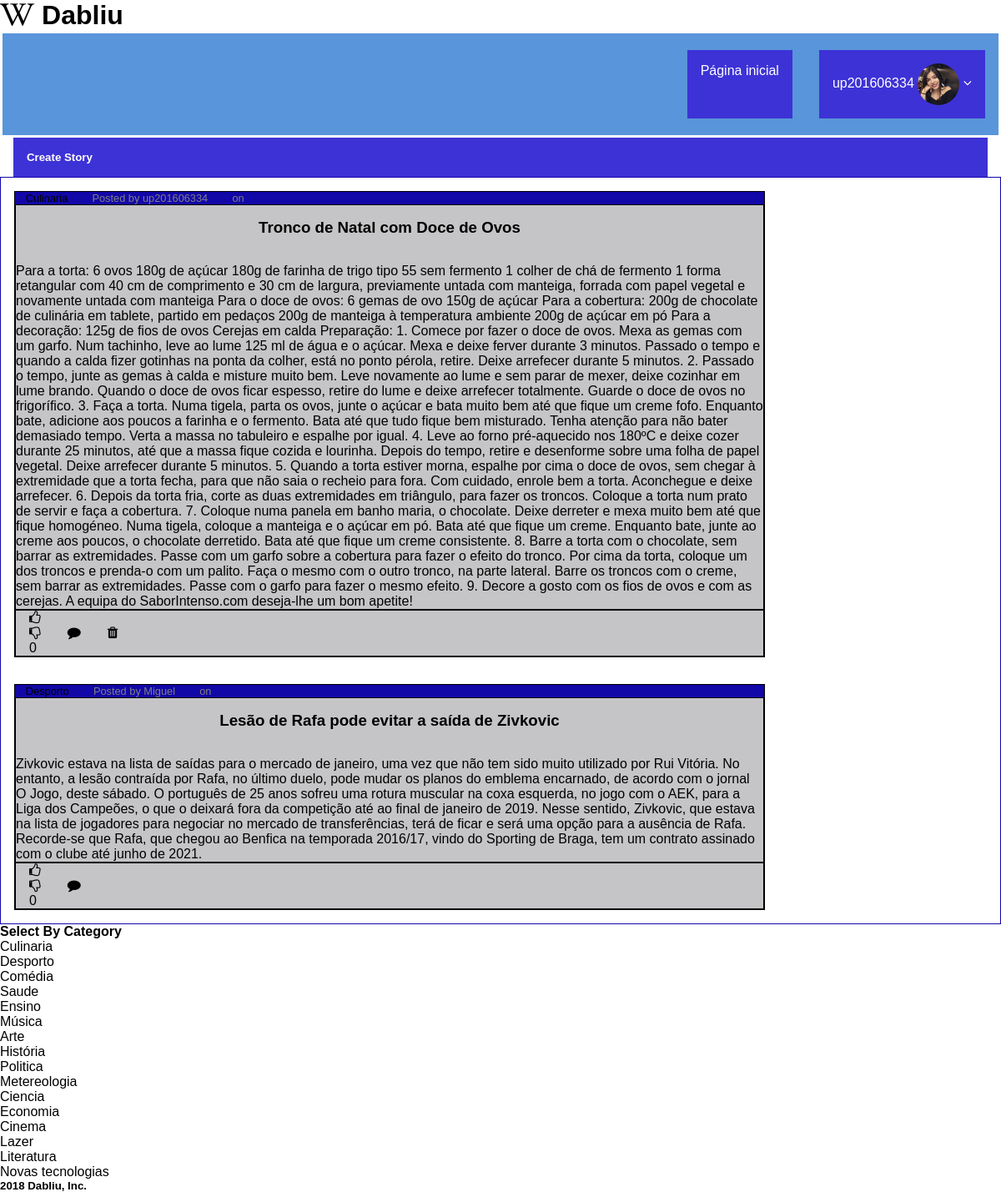
The page /pages/inicialpage.php (signed in) on the database its author committed.
### tables this page shows
CREATE TABLE Post (
    Title VARCHAR,
    Dados VARCHAR,
    postID   INTEGER PRIMARY KEY,
    CategoryName TEXT REFERENCES Category(CategoryName),
    username TEXT REFERENCES user(username),
    up INTEGER,
    down INTEGER,
    pDate Date

);

CREATE TABLE Category (
    CategoryName   TEXT PRIMARY KEY 

);

### database/db_story.php (called while the page is built, shortened)
<?php
function getAllStories(){
    $db=Database::instance()->db();
    $stmt= $db->prepare('SELECT * FROM Post ');
    $stmt->execute(array());
    return $stmt->fetchAll();
}
?>

### templates/tpl_story.php (the view, shortened to what this page needs)
<?php function draw_stories($stories){
    ?>
<div class = "stories_css">
 <?php
  foreach ($stories as $story) {
   draw_story($story);
}
?>
</div>
<?php } ?>
<?php function draw_story($story){
    ?>
    <article class="story" >
        <div class = "story_header">
            <span><?=$story['CategoryName']?></span>
            <span style="color: #808080;"> Posted by
                <a href="../pages/user.php?username=<?=$story['username']?>" > <?=$story['username']?></a>
            </span>
            <span style="color: #808080;"> on
            </span>
        </div>
        <div class = "story_content">
            <header><h3><a href="../pages/story.php?story_id=<?=$story['postID']?>"><?=$story['Title']?></a></h3></header>
            <p><?=$story['Dados']?></p>
        </div>
        <div class = "story_footer">
            <div class="vote-section">
                <div id="votesUp<?=$story['postID']?>" >
                    <a href="../api/vote.php?story_id=<?=$story['postID']?>&type=up">
                    <i class="fa fa-thumbs-o-up"></i>
                    </a>
                </div>
                <div class="votesDown<?=$story['postID']?>">
                    <a href="../api/vote.php?story_id=<?=$story['postID']?>&type=down">
                    <i class="fa  fa-thumbs-o-down"></i>
                    </a>
            </div>
                <p><?=$story['up']-$story['down']?></p>
            </div>
            <div id='comments'>
                    <a href="../pages/story.php?story_id=<?=$story['postID']?>">
                    <i class="fa fa-comment"></i>
                    </a>
            </div>
            <?php if(checkIfUserisLogged($_SESSION['username'],$story['username'])){
                ?>
                <div class="trash can">
                    <a href="../api/delete_story.php?story_id=<?=$story['postID']?>">
                    <i class="fa fa-trash"></i>
                    </a>
                </div>
        </div>
        <?php }?>
    </article>
<?php }?>
<?php function checkIfUserisLogged($usernameLogged,$storyusername){
    return $usernameLogged == $storyusername;
 }?>

### pages/inicialpage.php (shortened to what this page needs)
<?php
include_once('../templates/tpl_common.php');
include_once('../templates/tpl_story.php');
include_once('../templates/tpl_category.php');
include_once('../database/db_story.php');
if (!isset($_SESSION['username']))
    draw_header(null);
else
    draw_header($_SESSION['username']);
$stories= getAllStories();
create_story();
draw_stories($stories);
$categories = getAllCategory();
draw_categories($categories);
draw_footer();
?>

### templates/tpl_common.php (shortened to what this page needs)
<?php function draw_header($username){
   include_once('../templates/tpl_user.php');
    ?>
    <!DOCTYPE html>
    <html>
        <head>
           <link rel="stylesheet" href="https://cdnjs.cloudflare.com/ajax/libs/font-awesome/4.7.0/css/font-awesome.min.css">
           <link rel="stylesheet" href="../css/style.css">
        </head>
        <body>
            <header>
                <h1><a href="inicialpage.php"><i class="fa fa-wikipedia-w"></i> Dabliu</a></h1>
                <?php if($username != null){?>
                    <nav>
                        <div class = "lista_css_container">
                            <div class = "lista_css">
                                <div class = "buttons_test"><a href="inicialpage.php" style="text-decoration:none">Página inicial</a></div>
                                <div class="dropdown">
                                    <button class="dropbtn" ><?=$_SESSION['username']?><?=draw_user_image($_SESSION['username'],"avatarSmall")?> <i class="fa fa-angle-down"></i> </button>
                                </div>
                            </div>
                        </div>
                    </nav>
               <?php } ?>
            </header>
<?php } ?>
<?php function create_story(){
    ?>
    <header>
        <div class="create_story_button">
            <h5> <a href="createstory.php">Create Story</a> </h5>
        </div>
    </header>
<?php } ?>
<?php function draw_footer(){
    ?>
    <header>
        <h5>2018 Dabliu, Inc. </h5>
    </header>
    </body>
</html>
<?php } ?>

### templates/tpl_user.php (shortened to what this page needs)
<?php function draw_user_image( $username,$type){?>
    <?php if(file_exists("../assets/".sha1($username).".jpg")){
        ?>
        <img src="../assets/<?=sha1($username)?>.jpg" alt="Avatar" class=<?=$type?>>
    <?php }else if(file_exists("../assets/".sha1($username).".png")){?>
        <img src="../assets/<?=sha1($username)?>.png"alt="Avatar" class=<?=$type?>>
    <?php }else if(file_exists("../assets/".sha1($username).".jpeg")){?>
        <img src="../assets/<?=sha1($username)?>.jpeg"alt="Avatar" class=<?=$type?>>
    <?php }else {?>
        <img src="../assets/user.jpg"alt="Avatar" class=<?=$type?>>
    <?php }?>
<?php }?>

### templates/tpl_category.php (shortened to what this page needs)
<?php function draw_categories($categories){
    ?>
<div>
    <h4>Select By Category</h4>
 <?php
  foreach ($categories as $category) {
   draw_category($category);
}
?>
</div>
<?php } ?>
<?php function draw_category($category){
    ?>
    <div>
        <a href="../pages/category_story.php?category_id=<?=array_values($category)[0]?>"> <?=array_values($category)[0]?></a>
    </div>
<?php }?>

### css/style.css (style rules this page uses)
* { margin: 0; padding: 0; box-sizing: border-box; font-family:'Quicksand', sans-serif; }
body { background-color: #ffffff6e; }
.avatarSmall { vertical-align: middle; width: 50px; height: 50px; border-radius: 50%; }
.create_story_button { background-color: #3d32d6; color: white; margin: 0em 1em 0em 1em; padding: 1em; font-size: 16px; border: none; }
.lista_css_container { color: #fff; background-color: #5995DA; border: 3px solid #fff; display: flex; justify-content: flex-end; }
a { color: inherit; text-decoration: none; }
.lista_css { padding: 20px 0px; display: flex; justify-content: space-around; }
.buttons_test { background-color: #3d32d6; color: white; margin: 0em 1em 0em 1em; padding: 1em; font-size: 16px; border: none; }
.dropbtn { background-color: #3d32d6; color: white; padding: 16px; margin-left: 1em; margin-right: 1em; font-size: 16px; border: none; }
.dropdown { position: relative; display: inline-block; }
.stories_css { display: flex; justify-content: center; flex-direction: column; border: 1px solid #1207a7; }
.story { background:#fff; width: 900px; border: 1px solid #000000; margin: 1em; }
.story_header { background:#1207a7; font-size: 0.8em; }
.story_header span { margin: 0em 1em 0em 1em; }
.story_content { background:#c5c5c7; border: 1px solid #000000; }
.story_footer { display: flex; background:#c5c5c7; border: 1px solid #000000; }
.story_footer > * { display: flex; flex-direction: column; justify-content: center; margin: 0em 1em 0em 1em; }
.story header { margin: 1em 0em 2em 0em; text-align: center; }

### rows shown on the page
post: CategoryName "Culinaria", username "up201606334", Title "Tronco de Natal com Doce de Ovos", Dados "Para a torta: 6 ovos 180g de açúcar 180g de farinha de trigo tipo 55 sem fermento 1 colher de chá de fermento 1 forma retangular com 40 cm de comprimento e 30 cm de largura, previamente untada com manteiga, forrada com papel vegetal e novamente untada com manteiga Para o doce de ovos: 6 gemas de ovo 150g de açúcar Para a cobertura: 200g de chocolate de culinária em tablete, partido em pedaços 200g de manteiga à temperatura ambiente 200g de açúcar em pó Para a decoração: 125g de fios de ovos Cerejas em calda Preparação: 1. Comece por fazer o doce de ovos. Mexa as gemas com um garfo. Num tachinho, leve ao lume 125 ml de água e o açúcar. Mexa e deixe ferver durante 3 minutos. Passado o tempo e…", $story['up']-$story['down'] "0"
post: CategoryName "Desporto", username "Miguel", Title "Lesão de Rafa pode evitar a saída de Zivkovic", Dados "Zivkovic estava na lista de saídas para o mercado de janeiro, uma vez que não tem sido muito utilizado por Rui Vitória. No entanto, a lesão contraída por Rafa, no último duelo, pode mudar os planos do emblema encarnado, de acordo com o jornal O Jogo, deste sábado. O português de 25 anos sofreu uma rotura muscular na coxa esquerda, no jogo com o AEK, para a Liga dos Campeões, o que o deixará fora da competição até ao final de janeiro de 2019. Nesse sentido, Zivkovic, que estava na lista de jogadores para negociar no mercado de transferências, terá de ficar e será uma opção para a ausência de Rafa. Recorde-se que Rafa, que chegou ao Benfica na temporada 2016/17, vindo do Sporting de Braga,…", $story['up']-$story['down'] "0"
category: category "Culinaria"
category: category "Desporto"
category: category "Comédia"
category: category "Saude"
category: category "Ensino"
category: category "Música"
category: category "Arte"
category: category "História"
category: category "Politica"
category: category "Metereologia"
category: category "Ciencia"
category: category "Economia"
category: category "Cinema"
category: category "Lazer"
category: category "Literatura"
category: category "Novas tecnologias"

### other values the page prints
$_SESSION['username'] "up201606334"
